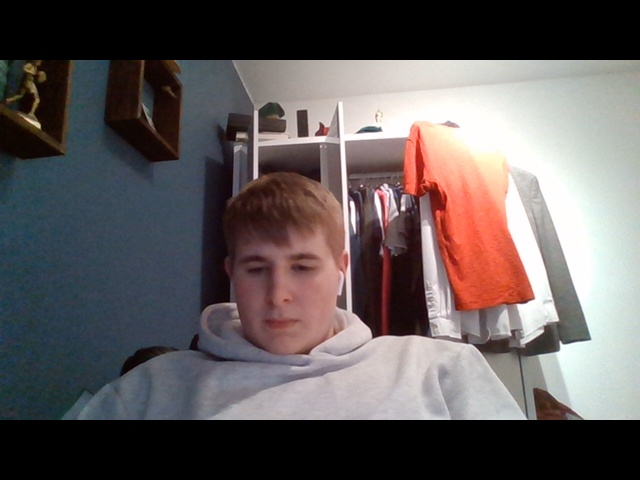
#> input picture 0.jpg, 640 x 480 px, given in place of the camera
$ python capture.py
#> lines starting #> are read from the running program, lines starting #| are printed output that depends on the picture
import cv2
import os
face_cascade = cv2.CascadeClassifier(
    r'haarcascade_frontalface_default.xml')
initDir = 'masked'


# [14 lines left out: function show_webcam, not called in this run]


def webcam():
    show_webcam(mirror=True)


def faceFrame():
    mirror = True
    i = 0
    cam = cv2.VideoCapture(0)
    while True:
        ret_val, img = cam.read()
#> img is the input picture: shape (480, 640, 3); mean B, G, R 90.9, 90.7, 98

        img = cv2.flip(img, 1)
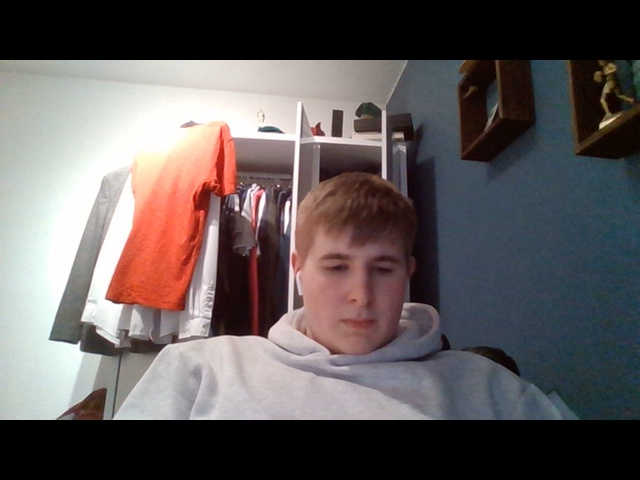
#> img: shape (480, 640, 3); mean B, G, R 90.9, 90.7, 98

        show = img
        wh = 120
        cv2.line(show, (show.shape[1]//2+wh, show.shape[0]//2+wh),
                 (show.shape[1]//2+wh, show.shape[0]//2-wh), (0, 0, 255))

        cv2.line(show, (show.shape[1]//2+wh, show.shape[0]//2-wh),
                 (show.shape[1]//2-wh, show.shape[0]//2-wh), (0, 0, 255))

        cv2.line(show, (show.shape[1]//2+wh, show.shape[0]//2+wh),
                 (show.shape[1]//2-wh, show.shape[0]//2+wh), (0, 0, 255))
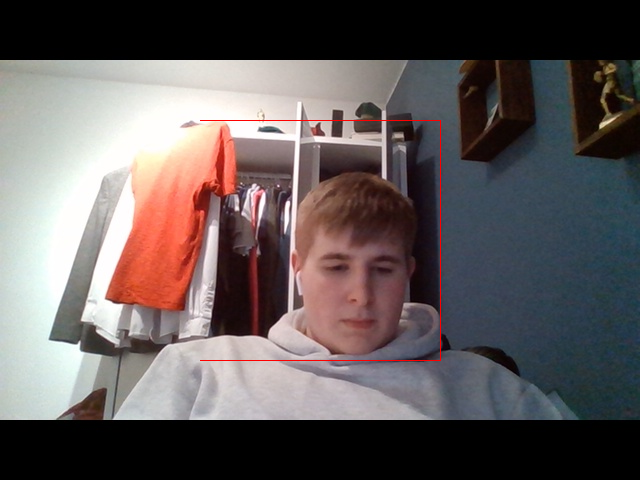
#> show: shape (480, 640, 3); mean B, G, R 90.6, 90.5, 98.3
        # print('writing')
        # cv2.imwrite(f'{initDir}/imgs/{str(i)}.jpg', img)
        cv2.imshow('my webcam', show)
        i += 1
        if cv2.waitKey(1) == 27:
#> (key Esc is pressed here)
            break  # esc to quit
    cv2.destroyAllWindows()


# [37 lines left out: functions process_img, faceSave, not called in this run]
    # cv2.destroyAllWindows()


if __name__ == '__main__':
    # faceSave()
    faceFrame()
